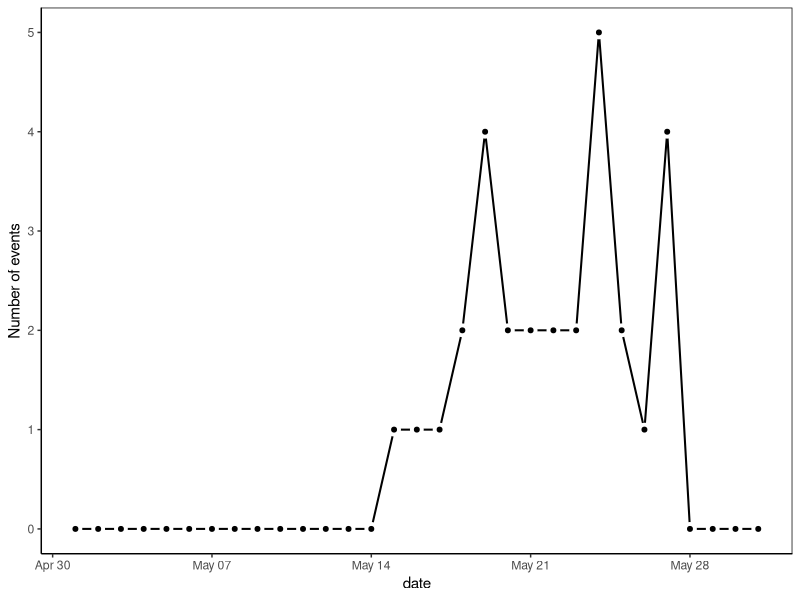
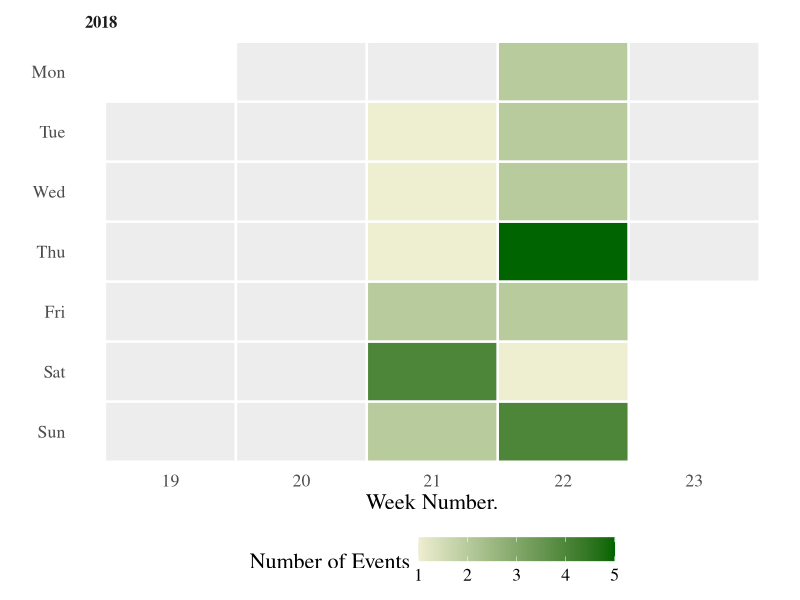
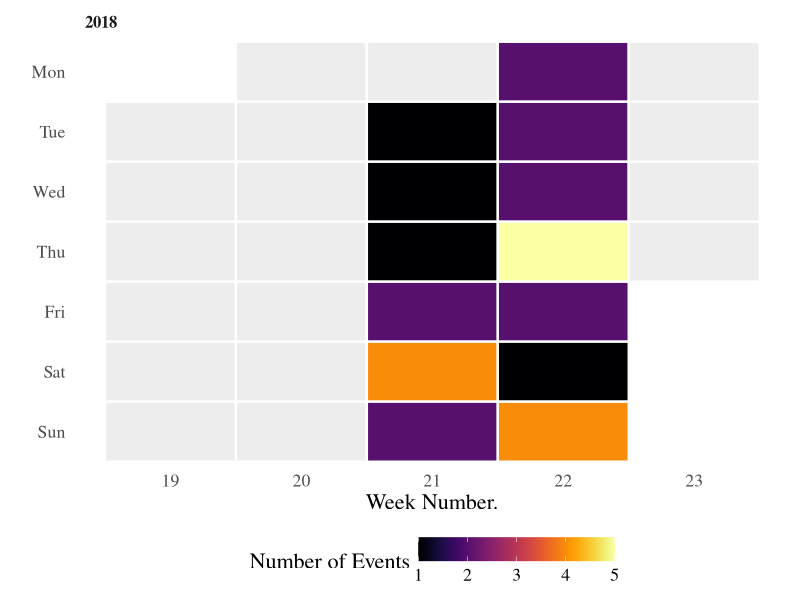
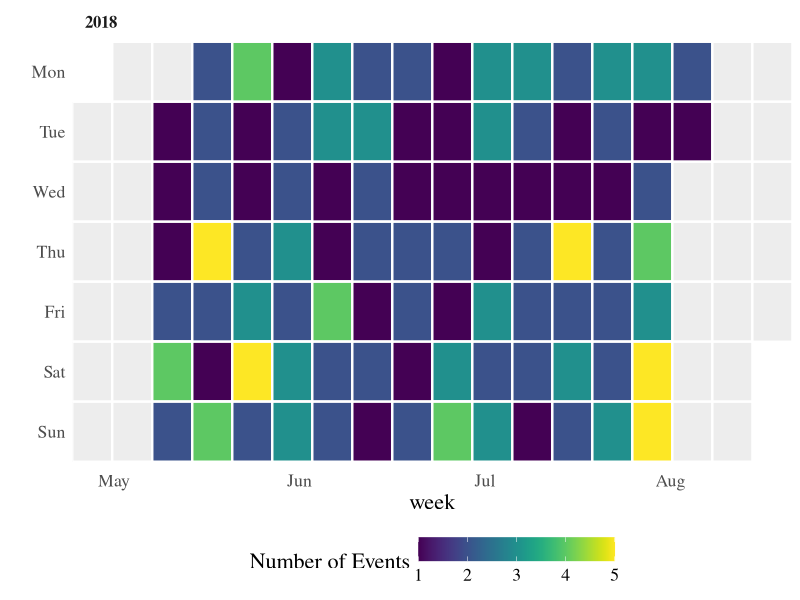

The R script that drew these images, in order:
## ---- chunk 1
#| label: setup
#| message: !expr F
#| warning: !expr F

library(ggplot2)
library(dplyr)
library(lubridate)
library(viridis)  # Color palette
library(ggthemes) # theme tufte


## ---- chunk 2
# choose dates
start_date <- ymd("2018-05-01")
end_date <- ymd("2018-05-31")

d <- tibble::tibble(
    date = seq(start_date, end_date, by = "days"),
    month = month(date),
    year = format(date, "%Y"),
    week = as.integer(format(date, "%W")) + 1,  # Week starts at 1
    day = factor(weekdays(date, T), 
                 levels = rev(c("Mon", "Tue", "Wed", "Thu",
                                "Fri", "Sat", "Sun"))))


## ---- chunk 3
#| label: data-preview

head(d)

## ---- chunk 4
#| label: toy-data
#| echo: !expr F

df <- structure(list(date = structure(c(17666, 17667, 17668, 17669, 
17670, 17671, 17672, 17673, 17674, 17675, 17676, 17677, 17678
), class = "Date"), n = c(1L, 1L, 1L, 2L, 4L, 2L, 2L, 2L, 2L, 
5L, 2L, 1L, 4L)), .Names = c("date", "n"), class = c("tbl_df", 
"tbl", "data.frame"), row.names = c(NA, -13L))

## ---- chunk 5
#| label: mydata

df

## ---- chunk 6
#| label: line-plot
#| warning: false

df_plot <- d %>% left_join(df, by = "date") 

df_plot %>%
  mutate(n=ifelse(is.na(n), 0, n)) %>% ## Fill the NAs with zeros
  ggplot(aes(date, n)) +
  geom_line(lwd=0.7)+
  geom_point(size=2, shape=21, fill="black", colour="white", stroke=2)+
    theme_classic() +
  theme(panel.background = element_rect(colour = "black"))+
  ylab("Number of events")

## ---- chunk 7

calendar_plot <- function(data, color.scale = "viridis",
                          viridis.pal = "D", dir = 1){
  
  p <- ggplot(data, aes(x = week, y = day, fill = n)) +
    geom_tile(color = "white", size = 0.8) +
    facet_wrap("year", ncol = 1) +
    theme_tufte() +
    theme(axis.ticks = element_blank(),
          legend.position = "bottom",
          legend.key.width = unit(1, "cm"),
          strip.text = element_text(hjust = 0.01,
                                    face = "bold", size = 12),
          text = element_text(size=16)) + 
    ylab("")
  
  
  
  # Let's add more than one possible pallete. Default keeps being viridis
  # Add case switch? or add 'none' for user to define their own ?
  
  if(color.scale=="viridis"){
    
    
    p <- p + scale_fill_viridis(name="Number of Events", 
                                # Variable color palette
                                option = viridis.pal,  
                                # Variable color direction
                                direction = dir,  
                                na.value = "grey93",
                                limits = c(1, max(data$n)))
    
  } else if(color.scale == 'greens') {
    
    p <- p + 
      scale_fill_gradient(name="Number of Events",
                          low="lightyellow2", 
                          high="darkgreen", 
                          na.value = "grey93")
  } else{
    
    error("Accepted color.scale are 'viridis' and 'greens'")
    
  }
  
  
  ## x axis control of labels
  
  
  num_months <- length(unique(data$month))
  
  if(num_months > 1){
    
    p <- p + scale_x_continuous(
      expand = c(0, 0),
      breaks = seq(1, 52, length = 12),
      labels = c("Jan", "Feb", "Mar", "Apr", "May", "Jun",
                 "Jul", "Aug", "Sep", "Oct", "Nov", "Dec"))
    
  } else {
    
    # do nothing
    
    p <- p + xlab("Week Number.")
    
  }
  
  
  
  print(p)
}


## ---- chunk 8
#| label: calendar-plot

calendar_plot(df_plot, 'greens')

calendar_plot(df_plot, viridis.pal = "B")

## ---- chunk 9
#| label: updated-data
#| echo: false

df <- read.csv(file = '2018-05-27_longer_data.csv',
               stringsAsFactors = FALSE)
# Convert to date
df$date <- ymd(df$date)
# choose dates
start_date <- ymd("2018-05-01")
end_date <- ymd("2018-08-31")

d <- data_frame(
    date = seq(start_date, end_date, by = "days"),
    month = month(date),
    year = format(date, "%Y"),
    week = as.integer(format(date, "%W")) + 1,  # Week starts at 1
    day = factor(weekdays(date, T), 
                 levels = rev(c("Mon", "Tue", "Wed", "Thu",
                                "Fri", "Sat", "Sun"))))

df_plot <- d %>% left_join(df, by = "date") 


## ---- chunk 10
#| label: update-plot

calendar_plot(df_plot)

